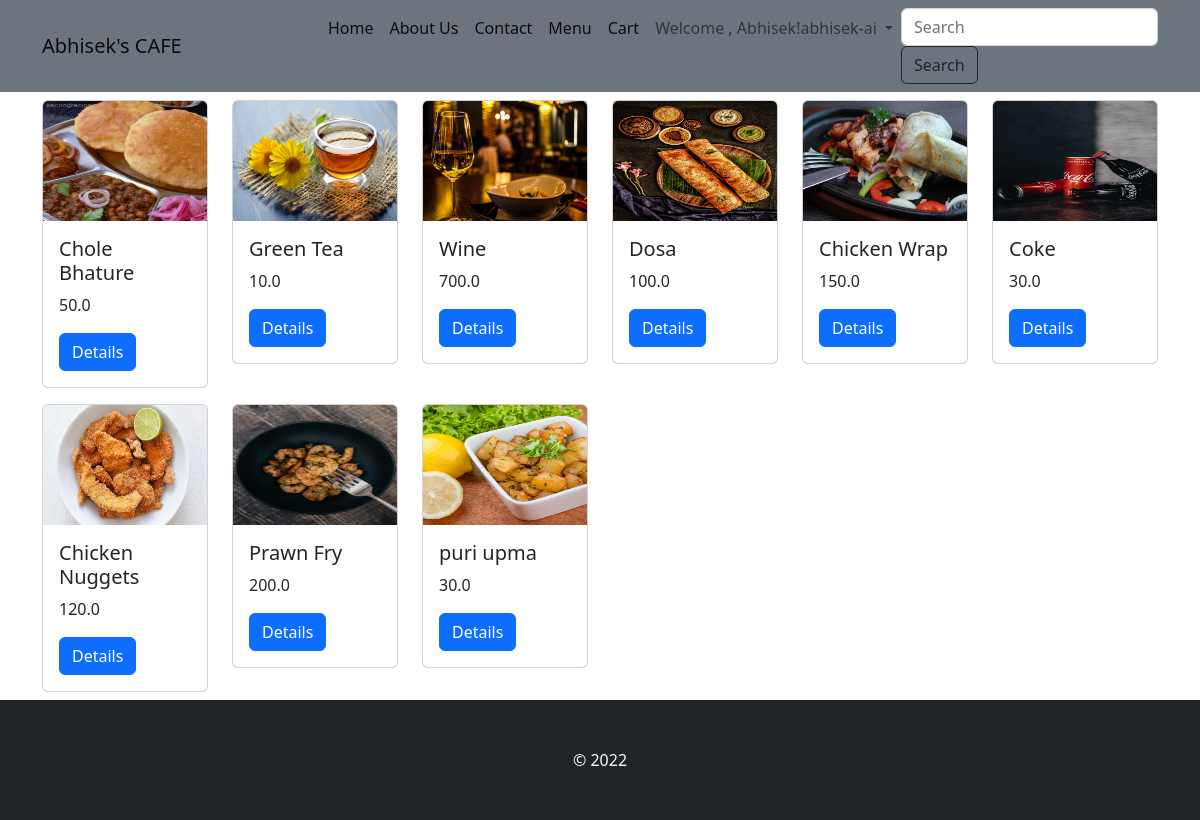
/food/menu/ (signed in), run on the app's committed database.
### food/models.py (models this page shows)
class Food (models.Model):
    category = models.ForeignKey(User , on_delete=models.DO_NOTHING)
    name = models.CharField(max_length=100)
    price= models.FloatField()
    description= models.TextField()
    secondary_description = models.TextField()
    is_available = models.BooleanField(default=True)
    photo = models.ImageField(upload_to='food_images/')
    def __str__(self):
        return self.name

### food/views.py (the view)
# urls.py: path('menu/',views.menu , name="menu"),
def menu(request):
    foods= Food.objects.all()
    print(foods.all())
    context ={
        'foods':foods
    }
    return render(request , 'food/menu.html',context)

### templates/food/menu.html (shortened to what this page needs)
{% extends 'base.html' %}
{% block content %}
<div class="container">
    <div class="row">
        {% for food in foods %}
        <div class="col-md-2">
            <div class="card my-2">
                <img src="{{ food.photo.url}}" alt="" class="card-img-top" height="120">
                <div class="card-body">
                    <h5 class="h5">{{food.name}}</h5>
                    <p class="card-text">{{food.price}}</p>
                    <a href="{% url 'details' food.id %}" class="btn btn-primary">Details</a>
                </div>
            </div>
        </div>
        {% endfor%}
    </div>
</div>
{% endblock content%}

### templates/base.html (shortened to what this page needs)
{% load static %}
<!DOCTYPE html>
<html lang="en">
<head>
    <link rel="stylesheet" href="{% static 'bs/bootstrap.min.css' %}">
    <link rel="stylesheet" href="{% static 'css/style.css'%}"
    {% block css %}
    {% endblock css %}
</head>
<body>
    <nav class="navbar navbar-expand-lg bg-secondary">
        <div class="container">
          <a class="navbar-brand" href="#">Abhisek's CAFE</a>
          <div class="collapse navbar-collapse" id="navbarSupportedContent">
            <ul class="navbar-nav ms-auto mb-2 mb-lg-0">
              <li class="nav-item">
                <a class="nav-link active" aria-current="home" href="{% url 'home' %}">Home</a>
              </li>
              <li class="nav-item">
                <a class="nav-link active" aria-current="about_us" href="{% url 'about_us' %}">About Us</a>
              </li>
              <li class="nav-item">
                <a class="nav-link active" aria-current="contact" href="{% url 'contact' %}">Contact</a>
              </li>
              <li class="nav-item">
                <a class="nav-link active" aria-current="menu" href="{% url 'menu' %}">Menu</a>
              </li>
              {% if user.is_authenticated %}
                <li class="nav-item">
                  <a class="nav-link active" aria-current="cart" href="{% url 'cart' %}">Cart</a>
                </li>
                <li class="nav-item dropdown">
                <a class="nav-link dropdown-toggle" href="#" role="button" data-bs-toggle="dropdown" aria-expanded="false">
                  Welcome , Abhisek!{{user.username}}
                </a>
              </li>
                <form class="form-inline">
                  <input class="form-control mr-sm-2" type="search" placeholder="Search" aria-label="Search">
                  <button class="btn btn-outline-dark my-2 my-sm-0 mx-8" type="submit">Search</button>
                </form>
              </div>
              </div>
              {%endif%}
      </nav>
    {% block content%}
    {% endblock content%}
    <footer class="bg-dark text-light p-5 text-center">
        &copy; 2022
    </footer>

### data on the page
Food: photo (picture), name "Chole Bhature", price "50.0"
Food: photo (picture), name "Green Tea", price "10.0"
Food: photo (picture), name "Wine", price "700.0"
Food: photo (picture), name "Dosa", price "100.0"
Food: photo (picture), name "Chicken Wrap", price "150.0"
Food: photo (picture), name "Coke", price "30.0"
Food: photo (picture), name "Chicken Nuggets", price "120.0"
Food: photo (picture), name "Prawn Fry", price "200.0"
Food: photo (picture), name "puri upma", price "30.0"

### other printed values
{{ user.username }} "abhisek-ai"
